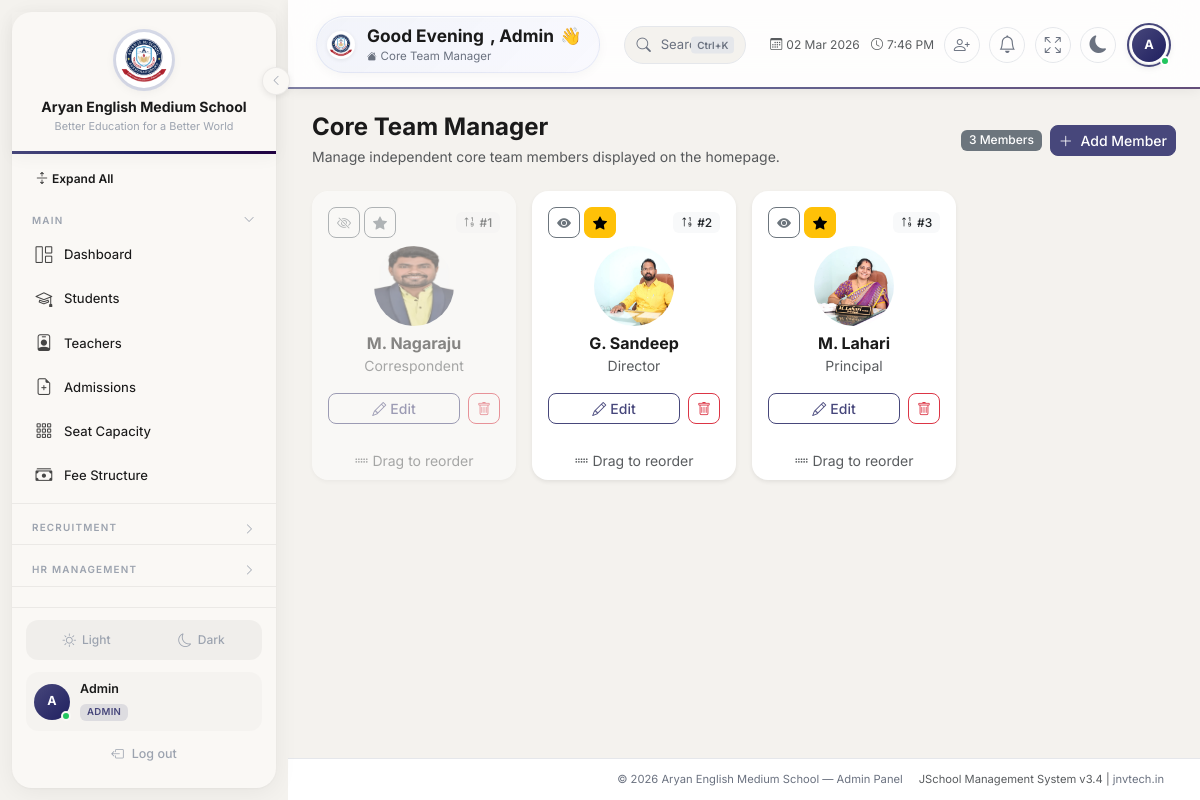
Page /admin/core-team.php (signed in) on the committed database.
### tables this page shows
CREATE TABLE `core_team` (
  `id` int(10) unsigned NOT NULL AUTO_INCREMENT,
  `name` varchar(100) NOT NULL,
  `designation` varchar(100) DEFAULT NULL,
  `qualification` varchar(255) DEFAULT NULL,
  `subject` varchar(100) DEFAULT NULL,
  `experience_years` int(11) DEFAULT 0,
  `email` varchar(255) DEFAULT NULL,
  `phone` varchar(50) DEFAULT NULL,
  `photo` varchar(500) DEFAULT NULL,
  `bio` text DEFAULT NULL,
  `display_order` int(11) DEFAULT 0,
  `is_visible` tinyint(1) DEFAULT 1,
  `is_featured` tinyint(1) DEFAULT 0,
  `created_at` datetime DEFAULT current_timestamp(),
  PRIMARY KEY (`id`),
  KEY `idx_display_order` (`display_order`),
  KEY `idx_visible` (`is_visible`)
);

### includes/auth.php (called while the page is built, shortened)
<?php
function e(mixed $val): string {
    return htmlspecialchars((string)$val, ENT_QUOTES, 'UTF-8');
}

### admin/core-team.php (the view, shortened to what this page needs)
<?php
require_once __DIR__ . '/../includes/auth.php';
$db = getDB();
$members = $db->query("SELECT * FROM core_team ORDER BY display_order ASC, name ASC")->fetchAll();
include __DIR__ . '/../includes/header.php';
?>
<div class="d-flex justify-content-between align-items-center mb-4">
    <div>
        <h4 class="fw-bold mb-1">Core Team Manager</h4>
        <p class="text-muted mb-0 small">Manage independent core team members displayed on the homepage.</p>
    </div>
    <div class="d-flex gap-2 align-items-center">
        <span class="badge bg-secondary"><?= count($members) ?> Members</span>
        <button class="btn btn-primary btn-sm" data-bs-toggle="modal" data-bs-target="#addMemberModal">
            <i class="bi bi-plus-lg me-1"></i> Add Member
        </button>
    </div>
</div>
<div class="row g-3" id="membersGrid">
    <?php foreach ($members as $m):
        $mPhoto = $m['photo'] ? (str_starts_with($m['photo'], '/uploads/') ? $m['photo'] : '/uploads/photos/'.$m['photo']) : '';
    ?>
    <div class="col-md-6 col-xl-3" data-id="<?= $m['id'] ?>" draggable="true">
        <div class="card h-100 border-0 shadow-sm" style="border-radius:1rem;<?= !$m['is_visible'] ? 'opacity:0.5;' : '' ?>">
            <div class="card-body text-center p-3">
                <div class="d-flex justify-content-between align-items-center mb-2">
                    <div class="d-flex gap-1">
                        <button class="btn btn-sm btn-outline-secondary" title="Toggle Visibility" onclick="toggleMember(<?= $m['id'] ?>, 'toggle_visibility')">
                            <i class="bi <?= $m['is_visible'] ? 'bi-eye-fill' : 'bi-eye-slash' ?>"></i>
                        </button>
                        <button class="btn btn-sm <?= $m['is_featured'] ? 'btn-warning' : 'btn-outline-secondary' ?>" title="Toggle Featured" onclick="toggleMember(<?= $m['id'] ?>, 'toggle_featured')">
                            <i class="bi bi-star-fill"></i>
                        </button>
                    </div>
                    <span class="badge bg-light text-dark" title="Display Order"><i class="bi bi-sort-numeric-up me-1"></i>#<?= (int)$m['display_order'] ?></span>
                </div>
                <?php if ($mPhoto): ?>
                    <img src="<?= e($mPhoto) ?>" alt="<?= e($m['name']) ?>" class="rounded-circle mb-2" style="width:80px;height:80px;object-fit:cover;">
                <?php else: ?>
                    <div class="rounded-circle d-flex align-items-center justify-content-center mx-auto mb-2" style="width:80px;height:80px;background:linear-gradient(135deg,#e2e8f0,#cbd5e1);">
                        <i class="bi bi-person-fill" style="font-size:2rem;color:#94a3b8;"></i>
                    </div>
                <?php endif; ?>
                <h6 class="fw-bold mb-0"><?= e($m['name']) ?></h6>
                <small class="text-muted"><?= e($m['designation'] ?: 'Team Member') ?></small>
                <div class="mt-3 d-flex gap-2">
                    <button class="btn btn-sm btn-outline-primary flex-fill" data-bs-toggle="modal" data-bs-target="#editModal<?= $m['id'] ?>">
                        <i class="bi bi-pencil me-1"></i>Edit
                    </button>
                    <button class="btn btn-sm btn-outline-danger" onclick="deleteMember(<?= $m['id'] ?>, '<?= e(addslashes($m['name'])) ?>')">
                        <i class="bi bi-trash"></i>
                    </button>
                </div>
            </div>
            <div class="card-footer bg-transparent text-center py-2 border-0">
                <small class="text-muted"><i class="bi bi-grip-horizontal"></i> Drag to reorder</small>
            </div>
        </div>
    </div>
    <?php endforeach; ?>
</div>
<?php include __DIR__ . '/../includes/footer.php'; ?>

### rows in the picture
core_team: is_visible 0 (drawn), display_order "1", photo (picture), name "M. Nagaraju", designation "Correspondent"
core_team: is_visible 1 (drawn), display_order "2", photo (picture), name "G. Sandeep", designation "Director"
core_team: is_visible 1 (drawn), display_order "3", photo (picture), name "M. Lahari", designation "Principal"

### other values in the picture
$schoolName "Aryan English Medium School"
$schoolTagline "Better Education for a Better World"
$_userInitials "A"
$_userName "Admin"
$_roleLabel "ADMIN"
explode(' ', $_userName)[0] "Admin"
$pageTitle "Core Team Manager"
count($members) "3"
$_footerSchoolName "Aryan English Medium School"
